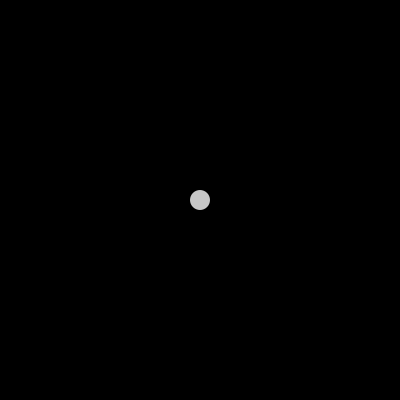
Frame 1 (no input)
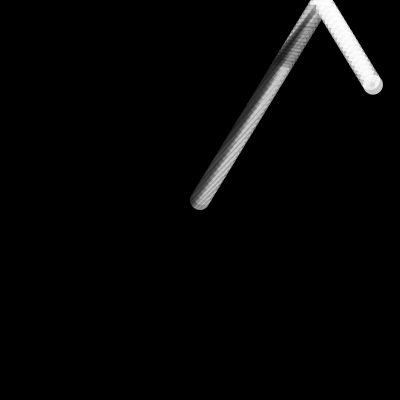
Frame 60 (the mouse pressed at the canvas centre just before this capture)
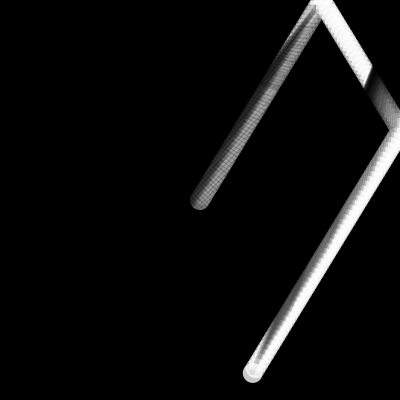
Frame 120 (the mouse held since frame 60 and released just before this capture)

The Processing sketch that drew these frames (run headless with seeded random() and noise(); from frame 60 on, the mouse is pressed at the canvas centre):

// Processing sketch: collage
// ── collage.pde
/*
Guilherme Almeida de Souza - 22/11/2008
 Design - Turma 3
 */
float bolinhaX = 200;
float bolinhaY = 200;
float velX = random (-10,10);
float velY = random (-10,10);
void setup(){
  size(400,400);
  smooth();
  background(0);
}
void draw(){
  strokeWeight(5);
  stroke (0,50);
  line (bolinhaX, bolinhaY, 0,0);
  line (bolinhaX, bolinhaY, 400,0);
  line (bolinhaX, bolinhaY, 0,400);
  line (bolinhaX, bolinhaY, 400,400);
  noStroke();
  //background(0);
  fill(255,200);
  ellipse (bolinhaX, bolinhaY, 20, 20);
  if(bolinhaX > 0 && bolinhaX < 400){
    bolinhaX += velX;
  }
  else{
    velX = velX * -1;
    bolinhaX += 2 * velX;
  }
  if(bolinhaY>0 && bolinhaY<400){
    bolinhaY += velY;
  }
  else{
    velY = velY * -1;
    bolinhaY += 2 * velY;  
  }
}
